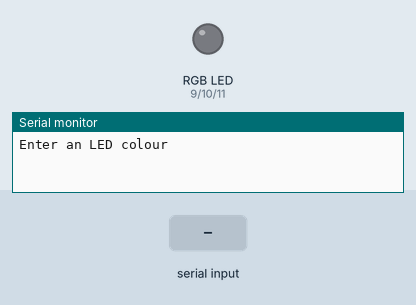
Recording of a sketch running on a simulated Arduino Uno, built with avr-gcc and run on an emulated ATmega328P. On the bench: an RGB LED mixed from three pins (HIGH = lit), the last lines printed to the serial monitor. The test bench sets the inputs (shaded band).

Above: at 1.2 s.
1.3 s: "red" received over Serial
At 2.7 s:
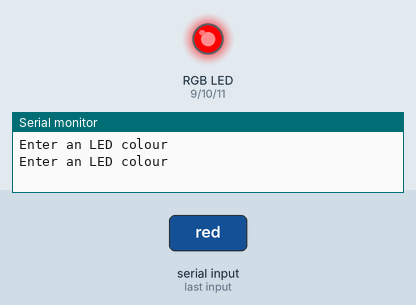
3.8 s: "green" received over Serial
At 5.8 s:
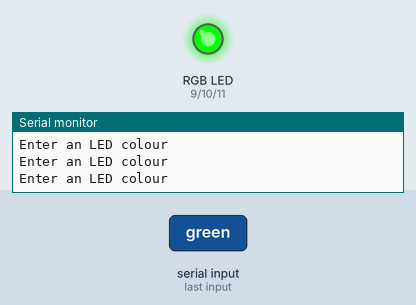
6.3 s: "blue" received over Serial
At 7.7 s:
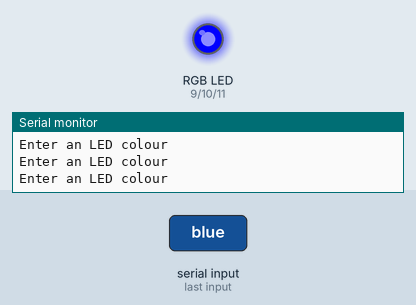
8.8 s: "off" received over Serial
At 10.7 s:
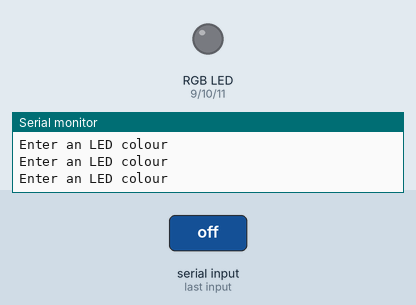
Timing chart, 0 to 12.2 s (numbered marks = the images above; inputs shaded):
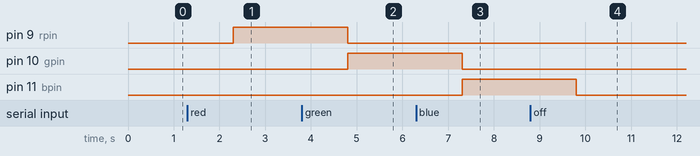

The sketch:

RGB-led.ino
```cpp
int rpin = 9;
int gpin = 10;
int bpin = 11;

String colour;

void setup() {
  Serial.begin(9600);
  pinMode(rpin, OUTPUT);
  pinMode(bpin, OUTPUT);
  pinMode(gpin, OUTPUT);

}

void loop() {
  Serial.println("Enter an LED colour");

  while (Serial.available() == 0){}

  colour = Serial.readString();
  colour.trim();
  colour.toLowerCase();


  if (colour == "red"){
    digitalWrite(rpin, HIGH);
    digitalWrite(gpin, LOW);
    digitalWrite(bpin, LOW);
  }

  if (colour == "green"){
    digitalWrite(rpin, LOW);
    digitalWrite(gpin, HIGH);
    digitalWrite(bpin, LOW);
  }

  if (colour == "blue"){
    digitalWrite(rpin, LOW);
    digitalWrite(gpin, LOW);
    digitalWrite(bpin, HIGH);
  }

  if (colour == "off"){
    digitalWrite(rpin, LOW);
    digitalWrite(gpin, LOW);
    digitalWrite(bpin, LOW);
  }

}
```

Measured:
- after the input at 1.3 s, pin 9 (rpin): LOW → HIGH after 1.0 s
- after the input at 3.8 s, pin 9 (rpin): HIGH → LOW after 1.0 s; pin 10 (gpin): LOW → HIGH after 1.0 s
- after the input at 6.3 s, pin 10 (gpin): HIGH → LOW after 1.0 s; pin 11 (bpin): LOW → HIGH after 1.0 s
- after the input at 8.8 s, pin 11 (bpin): HIGH → LOW after 1.0 s
